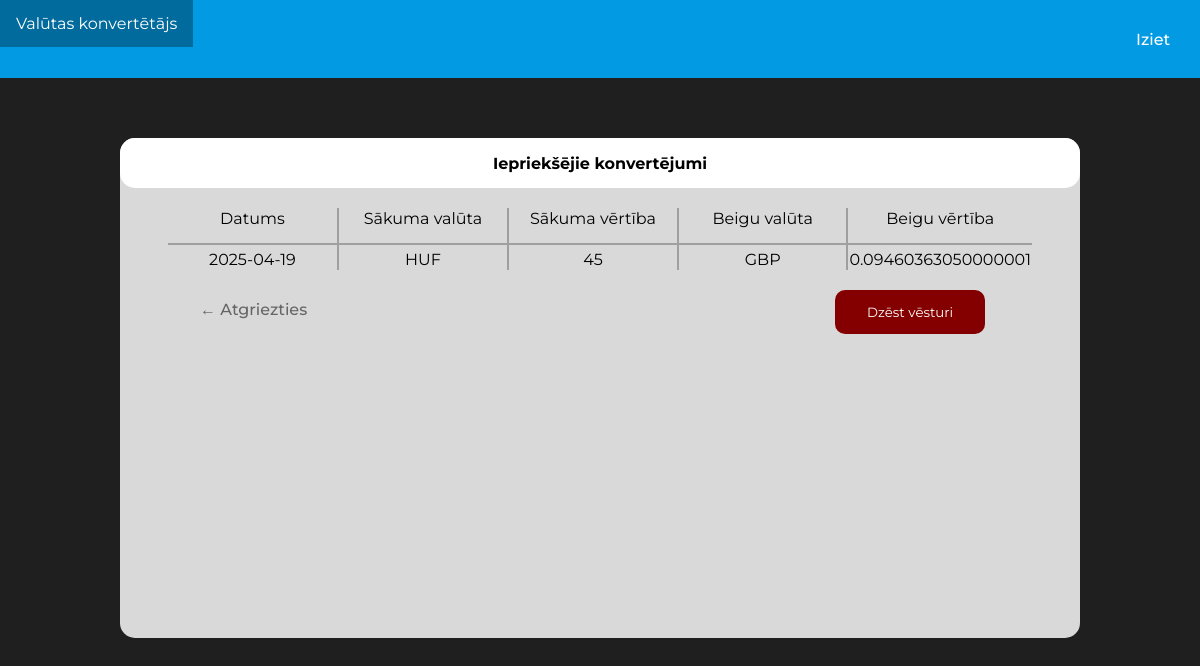
The app's page /history with its own data.
### tables this page shows
CREATE TABLE "conversion_history" (
	"user_id"	INTEGER,
	"value_from"	INTEGER,
	"currency_from"	TEXT,
	"value_to"	INTEGER,
	"currency_to"	TEXT,
	"date"	TEXT,
	"time"	TEXT,
	FOREIGN KEY("user_id") REFERENCES "user"("user_id")
);

### currency_converter.py (the view)
@app.route("/history", methods = ["GET"])
@check_token
def history(current_user):
    db = utilities.Database()
    history = db.get_histrory(current_user[0])
    print(history == [])
    if history == []:
        return render_template("history.html", history = (("", "", "", "", "", "", "")))
    else: return render_template("history.html", history = history)

### currency_converter.py (called while the page is built)
def check_token(func):
    @wraps(func) # Here so check_token can be used for multiple pages
    def wrapper():
        token = request.cookies.get('jwt_token')
        if not token:
            current_user = (1, 'GUEST', '', '') # if no token found, go with guest account
        else:
            data = jwt.decode(token, SECRET_KEY, algorithms=["HS256"])
            db = utilities.Database()
            current_user = db.get_user_data_by_id(data["user_id"])
        return func(current_user)
    return wrapper

### utilities.py (called while the page is built)
    def get_histrory(self, user_id):
        self.cur.execute("""SELECT * FROM 'conversion_history' WHERE user_id=(?)""", (user_id,))
        history = self.cur.fetchall()
        self.cur.close()
        return history[-11:]

### templates/history.html (shortened to what this page needs)
<!DOCTYPE html>
<html lang="en">
  <head>
    <link rel="stylesheet" type="text/css" href="{{ url_for('static', filename='style.css' ) }}">
  </head>
    <body>
        <div>
          <ul class="navbar">
            <li><a class="logout-button" href="/">Iziet</a></li>
            <li style="float:left"><a href="/">Valūtas konvertētājs</a></li>
          </ul>
        </div>
        <div class="mother-box">
            <div class="big-box">
                <div class="big-box-title-box">
                    Iepriekšējie konvertējumi
                </div>
                <div class="table-area">
                    <table class="big-box-table">
                        <tr>
                          <th class="borderized-right">Datums</th>
                          <th class="borderized-right">Sākuma valūta</th>
                          <th class="borderized-right">Sākuma vērtība</th>
                          <th class="borderized-right">Beigu valūta</th>
                          <th>Beigu vērtība</th>
                        </tr>
                        {% for row in history %}
                          <tr>
                            <td class="borderized-right">{{ row [5] }}</td>
                            <td class="borderized-right">{{ row [2] }}</td>
                            <td class="borderized-right">{{ row [1] }}</td>
                            <td class="borderized-right">{{ row [4] }}</td>
                            <td>{{ row [3] }}</td>
                          </tr>
                        {% endfor %}
                      </table>
                </div>
                <div class="delete-button">
                <form action="/api/delete_history">
                <input class="delete-history-button" type="submit" name="delete_history" value="Dzēst vēsturi"/>
                </form>
                <a class="atgriezties-poga" href="/home"> &larr; Atgriezties </a>
                </div>
            </div>
        </div>
    </body>
</html>

### static/style.css (style rules this page uses)
.navbar { list-style-type: none; margin: 0; padding: 0; overflow: hidden; width: 100%; background-color: #029AE3; transition: 0.3s; }
li { float: right; }
li a { display: block; color: white; padding: 14px 16px; text-decoration: none; transition: 0.3s; }
body { display: block; font-family: 'Montserrat', serif; margin: 0px; background-color: #1f1f1f; }
.big-box { height: 500px; width: 80%; background-color: #D9D9D9; display: block; margin: auto; border-radius: 15px; }
.big-box-title-box { display: inline-block; height: 50px; border-radius: 15px; width: 100%; background-color: #ffffff; align-content: center; text-align: center; font-weight: bold; }
.mother-box { margin-top: 60px; }
.big-box-table { text-align: center; width: 100%; }
.table-area { margin-top: 20px; margin-left: auto; margin-right: auto; width: 90%; }
th { font-weight: normal; width: 20%; padding-bottom: 15px; border-bottom: 2px solid #9F9F9F; }
td { padding-top: 5px; }
.borderized-right { border-right: 2px solid #9F9F9F; }
table { border-collapse: collapse; }
.delete-history-button { display: block; border: none; font-family: 'Montserrat', 'serif'; border-radius: 10px; color: #ffffff; background-color: rgb(132, 0, 0); padding: 14px 16px; text-decoration: none; transition: 0.3s; width: 150px; float: right; margin-right: 95px; margin-top: 20px; }
.delete-button { padding-top: auto; padding-bottom: 20px; }
.atgriezties-poga { text-decoration: none; color: #666666; font-weight: 500; padding: 30px 80px; position: absolute; }
.logout-button { display: flex; background-color:#029AE3; height: 50px; font-size: 16px; font-family: "Montserrat", serif; align-items: center; font-weight: 500; width: 48px; transition: 0.3s; }

### records on screen
conversion_history: date "2025-04-19", currency_from "HUF", value_from "45", currency_to "GBP", value_to "0.09460363050000001"
